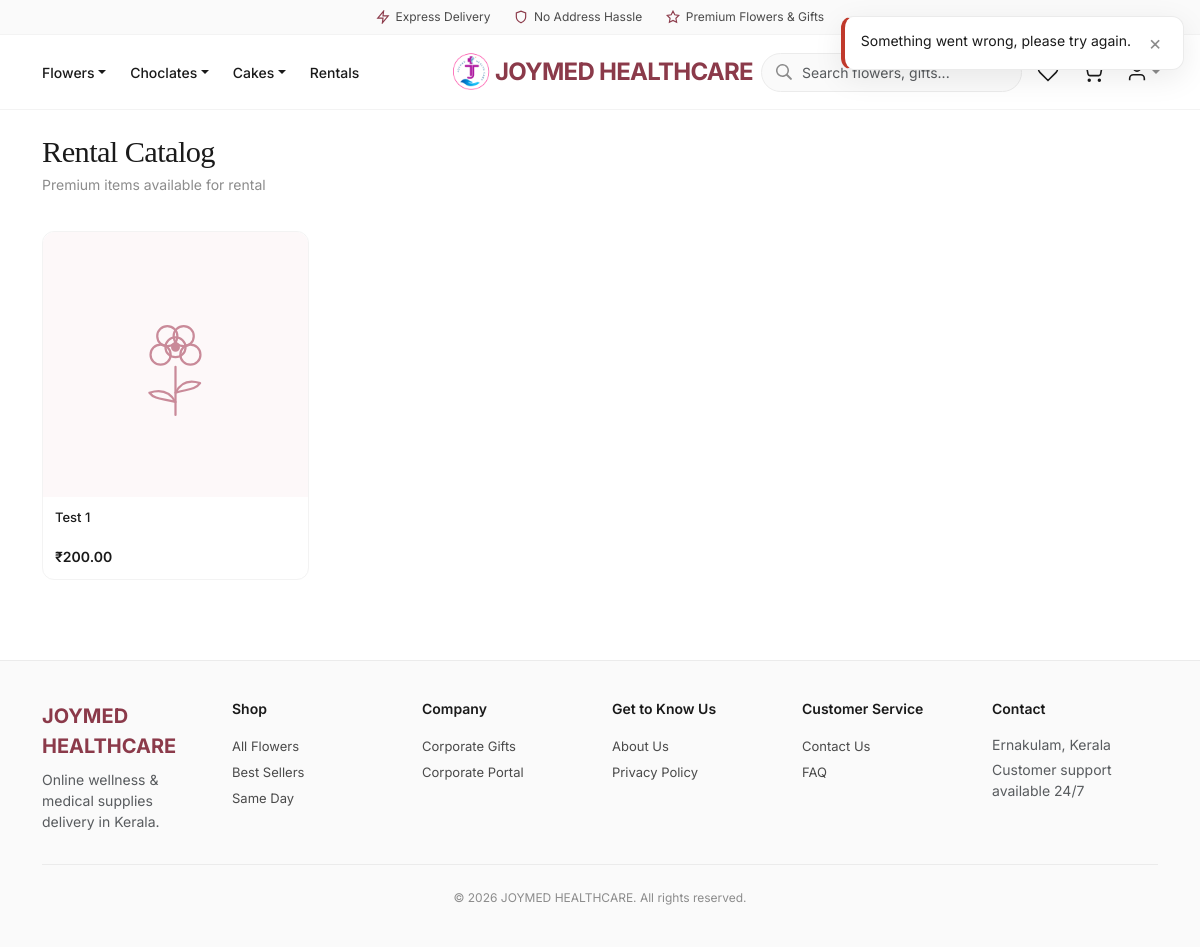
/shop/rentals/, run on the app's committed database.
### catalog/models.py (models this page shows, shortened)
class Category(TimeStampedModel):
    name = models.CharField(
        max_length=120,
        verbose_name="Name",
        help_text="Display name of the category.",
    )
    slug = models.SlugField(
        max_length=120,
        unique=True,
        db_index=True,
        verbose_name="Slug",
        help_text="URL-friendly category identifier.",
    )
    meta_title = models.CharField(max_length=70, blank=True, verbose_name="Meta title")
    meta_description = models.CharField(max_length=160, blank=True, verbose_name="Meta description")
    og_image = models.ImageField(
        upload_to="seo/categories/",
        blank=True,
        null=True,
        verbose_name="Open Graph image",
    )
    parent = models.ForeignKey(
        "self",
        on_delete=models.SET_NULL,
        null=True,
        blank=True,
        related_name="children",
        verbose_name="Parent category",
        help_text="Parent node in the category tree; null for top-level.",
    )
    display_order = models.PositiveIntegerField(
        default=0,
        verbose_name="Display order",
        help_text="Lower values appear first in navigation.",
    )
    is_active = models.BooleanField(
        default=True,
        db_index=True,
        verbose_name="Is active",
        help_text="When False, category is hidden from the storefront.",
    )
    class Meta:
        verbose_name = "Category"
        verbose_name_plural = "Categories"
        ordering = ["display_order", "name"]
        indexes = [
            models.Index(fields=["is_active"], name="cat_category_is_active_idx"),
        ]

class Product(TimeStampedModel):
    name = models.CharField(max_length=255, verbose_name="Name")
    slug = models.SlugField(
        max_length=255,
        unique=True,
        db_index=True,
        verbose_name="Slug",
    )
    sku = models.CharField(
        max_length=64,
        unique=True,
        db_index=True,
        verbose_name="SKU",
        help_text="Stock keeping unit identifier.",
    )
    category = models.ForeignKey(
        Category,
        on_delete=models.PROTECT,
        related_name="products",
        verbose_name="Category",
    )
    primary_occasion = models.ForeignKey(
        Occasion,
        on_delete=models.PROTECT,
        related_name="primary_products",
        verbose_name="Primary occasion",
    )
    brand = models.ForeignKey(
        Brand,
        on_delete=models.SET_NULL,
        null=True,
        blank=True,
        related_name="products",
        verbose_name="Brand",
    )
    recipients = models.ManyToManyField(
        Recipient,
        blank=True,
        related_name="products",
        verbose_name="Recipients",
        help_text="Recipient personas this product is suitable for.",
    )
    base_price = models.DecimalField(
        max_digits=12,
        decimal_places=2,
        verbose_name="Base price",
        help_text="Default price before variant deltas.",
    )
    mrp = models.DecimalField(max_digits=12, decimal_places=2, verbose_name="MRP")
    purchase_price = models.DecimalField(max_digits=12, decimal_places=2, verbose_name="Purchase Price")
    wholesale_rate = models.DecimalField(max_digits=12, decimal_places=2, verbose_name="Wholesale Rate")
    is_rental = models.BooleanField(default=False, db_index=True, verbose_name="Is Rental Eligible")
    rental_price = models.DecimalField(max_digits=12, decimal_places=2, null=True, blank=True, verbose_name="Rental Price")
    show_rental_storefront = models.BooleanField(default=True, db_index=True, verbose_name="Show Rental in Storefront")
    color = models.CharField(
        max_length=50,
        blank=True,
        db_index=True,
        verbose_name="Color",
        help_text="Primary color for PLP color-filter chips.",
    )
    is_active = models.BooleanField(
        default=True,
        db_index=True,
        verbose_name="Is active",
    )
    is_same_day_eligible = models.BooleanField(
        default=False,
        db_index=True,
        verbose_name="Same-day eligible",
    )
    is_bestseller = models.BooleanField(
        default=False,
        db_index=True,
        verbose_name="Is bestseller",
    )
    is_new_arrival = models.BooleanField(
        default=False,
        db_index=True,
        verbose_name="Is new arrival",
    )
    supports_gift_customization = models.BooleanField(
        default=False,
        verbose_name="Supports gift customization",
        help_text="When True, gifting app attaches customization options via ContentType.",
    )
    stock_quantity = models.PositiveIntegerField(
        default=0,
        verbose_name="Stock quantity",
    )
    meta_title = models.CharField(max_length=70, blank=True, verbose_name="Meta title")
    meta_description = models.CharField(max_length=160, blank=True, verbose_name="Meta description")
    og_image = models.ImageField(
        upload_to="seo/products/",
        blank=True,
        null=True,
        verbose_name="Open Graph image",
    )
    low_stock_threshold = models.PositiveIntegerField(
        default=5,
        verbose_name="Low stock threshold",
        help_text="Triggers low-stock alerts when stock falls at or below this value.",
    )
    class Meta:
        verbose_name = "Product"
        verbose_name_plural = "Products"
        indexes = [
            models.Index(
                fields=["is_active", "category_id"],
                name="cat_prod_active_category_idx",
            ),
            models.Index(
                fields=["is_active", "is_bestseller"],
                name="cat_prod_active_bestseller_idx",
            ),
            models.Index(fields=["is_active", "is_new_arrival"], name="cat_prod_active_new_idx"),
            models.Index(
                fields=["is_active", "is_same_day_eligible"], name="cat_prod_same_day_idx"
            ),
        ]
    @property
    def price(self):
        return self.base_price
    @price.setter
    def price(self, value):
        self.base_price = value

### core/models.py (models this page shows, shortened)
class TimeStampedModel(models.Model):
    created_at = models.DateTimeField(
        auto_now_add=True,
        db_index=True,
        verbose_name="Created at",
        help_text="Timestamp when this record was first created.",
    )
    updated_at = models.DateTimeField(
        auto_now=True,
        db_index=True,
        verbose_name="Updated at",
        help_text="Timestamp when this record was last modified.",
    )
    class Meta:
        abstract = True

class Currency(TimeStampedModel):
    code = models.CharField(
        max_length=3,
        unique=True,
        db_index=True,
        verbose_name="Currency code",
        help_text="ISO 4217 currency code, e.g. QAR or USD.",
    )
    symbol = models.CharField(
        max_length=8,
        verbose_name="Symbol",
        help_text="Display symbol shown alongside prices, e.g. ر.ق or $.",
    )
    exchange_rate_to_base = models.DecimalField(
        max_digits=18,
        decimal_places=8,
        verbose_name="Exchange rate to base",
        help_text="Multiplier to convert this currency into the platform base currency.",
    )
    is_default = models.BooleanField(
        default=False,
        db_index=True,
        verbose_name="Is default",
        help_text="When True, this currency is the storefront default.",
    )
    is_active = models.BooleanField(
        default=True,
        db_index=True,
        verbose_name="Is active",
        help_text="When False, this currency is hidden/inactive on the storefront.",
    )
    class Meta:
        verbose_name = "Currency"
        verbose_name_plural = "Currencies"
        indexes = [
            models.Index(fields=["is_default"], name="core_currency_is_default_idx"),
        ]

### catalog/views.py (the view)
# urls.py: path("rentals/", views.rental_list_view, name="rental-list"),
@require_GET
def rental_list_view(request: HttpRequest) -> HttpResponse:
    products = Product.objects.filter(is_active=True, is_rental=True, show_rental_storefront=True)
    return render(request, "catalog/rentals.html", {"products": products})

### cart/selectors.py (called while the page is built)
def get_cart_for_request(*, request: HttpRequest) -> Optional[Cart]:
    if hasattr(request, _CART_CACHE_ATTR):
        return getattr(request, _CART_CACHE_ATTR)
    if not request.session.session_key:
        request.session.create()
    session_key = request.session.session_key
    cart = None
    if request.user.is_authenticated and hasattr(request.user, "customer_profile"):
        cart = (
            Cart.objects.filter(customer_profile=request.user.customer_profile)
            .select_related("currency", "destination_city")
            .first()
        )
    if cart is None:
        cart = (
            Cart.objects.filter(session_key=session_key)
            .select_related("currency", "destination_city")
            .first()
        )
    setattr(request, _CART_CACHE_ATTR, cart)
    return cart

def get_cart_item_count(*, cart: Cart | None) -> int:
    if cart is None:
        return 0
    total = CartItem.objects.filter(cart=cart).aggregate(total=Sum("quantity"))["total"]
    return int(total or 0)

def get_cart_count(*, request: HttpRequest) -> int:
    cart = get_cart_for_request(request=request)
    return get_cart_item_count(cart=cart)

def get_wishlist_count(*, request: HttpRequest) -> int:
    from accounts.models import WishlistItem
    if request.user.is_authenticated and hasattr(request.user, "customer_profile"):
        return WishlistItem.objects.filter(
            wishlist__customer_profile=request.user.customer_profile
        ).count()
    if not request.session.session_key:
        return 0
    return WishlistItem.objects.filter(
        wishlist__session_key=request.session.session_key
    ).count()

### catalog/selectors.py (called while the page is built)
def get_category_tree() -> list:
    from catalog.models import Category
    cached = cache.get(CATEGORY_TREE_CACHE_KEY)
    if cached is not None:
        return cached
    tree = list(
        Category.objects.filter(is_active=True, parent__isnull=True)
        .prefetch_related(
            Prefetch(
                "children",
                queryset=Category.objects.filter(is_active=True).order_by("display_order", "name"),
            )
        )
        .order_by("display_order", "name")
    )
    cache.set(CATEGORY_TREE_CACHE_KEY, tree, CATEGORY_TREE_TTL)
    return tree

### core/templatetags/storefront_tags.py (called while the page is built)
@register.simple_tag
def money_label(amount, currency) -> str:
    symbol = getattr(currency, "symbol", "₹") if currency else "₹"
    value = in_display_currency(amount, currency)
    return f"{symbol}{value}"

### templates/catalog/rentals.html (shortened to what this page needs)
{% extends "base.html" %}
{% load i18n %}
{% block content %}
<div class="container page-container plp-page">
  <div class="plp-toolbar">
    <div>
      <h1 class="section-title mb-0">{% trans "Rental Catalog" %}</h1>
      <p class="section-subtitle mt-1">{% trans "Premium items available for rental" %}</p>
    </div>
  </div>
  <div class="row g-3 mt-2">
    {% for product in products %}
    <div class="col-6 col-md-4 col-lg-3 product-grid-item">
      {% include "catalog/partials/product_card.html" with product=product %}
    </div>
    {% empty %}
    <div class="col-12 text-center py-5">
      <p class="text-muted mb-3">{% trans "No rentals currently available." %}</p>
    </div>
    {% endfor %}
  </div>
</div>
{% endblock %}

### templates/includes/header.html (shortened to what this page needs)
{% load i18n static %}
<header class="site-header sticky-top">
  <div class="trust-bar d-none d-md-block">
    <div class="container trust-bar__inner">
      <span class="trust-bar__item">
        <svg class="trust-bar__icon" viewBox="0 0 24 24" fill="none" stroke="currentColor" stroke-width="2"><path d="M13 2L3 14h9l-1 8 10-12h-9l1-8z"/></svg>
        {% trans "Express Delivery" %}
      </span>
      <span class="trust-bar__item">
        <svg class="trust-bar__icon" viewBox="0 0 24 24" fill="none" stroke="currentColor" stroke-width="2"><path d="M12 22s8-4 8-10V5l-8-3-8 3v7c0 6 8 10 8 10z"/></svg>
        {% trans "No Address Hassle" %}
      </span>
      <span class="trust-bar__item">
        <svg class="trust-bar__icon" viewBox="0 0 24 24" fill="none" stroke="currentColor" stroke-width="2"><path d="M12 2l3.09 6.26L22 9.27l-5 4.87 1.18 6.88L12 17.77l-6.18 3.25L7 14.14 2 9.27l6.91-1.01L12 2z"/></svg>
        {% trans "Premium Flowers & Gifts" %}
      </span>
    </div>
  </div>
  <nav class="navbar navbar-expand-lg container py-2">
    <div class="navbar-row">
      <div class="navbar-col navbar-col--start">
        <div class="collapse navbar-collapse" id="mainNav">
          <ul class="navbar-nav">
            {% for cat in category_tree %}
            <li class="nav-item dropdown">
              <a class="nav-link dropdown-toggle" href="{% url 'catalog:plp-category' category_slug=cat.slug %}" data-bs-toggle="dropdown">{{ cat.name }}</a>
            </li>
            {% endfor %}
            <li class="nav-item">
              <a class="nav-link" href="{% url 'catalog:rental-list' %}">{% trans "Rentals" %}</a>
            </li>
          </ul>
        </div>
      </div>
      <a class="navbar-brand navbar-col navbar-col--brand d-flex align-items-center" href="{% url 'cms:homepage' %}">
        <img src="{% static 'dashboard/images/logo.png' %}" alt="JOYMED HEALTHCARE" style="height: 48px; width: auto; object-fit: contain;">
        JOYMED HEALTHCARE
      </a>
      <div class="navbar-col navbar-col--end">
        <div class="search-wrap search-wrap--header position-relative d-none d-lg-block">
          <input type="search"
                id="site-search-input"
                name="q"
                class="form-control"
                placeholder="{% trans 'Search flowers, gifts...' %}"
                hx-get="{% url 'catalog:search-suggest' %}"
                hx-trigger="keyup changed delay:300ms, search"
                hx-target="#search-suggestions"
                hx-indicator="#search-suggestions-indicator"
                hx-swap="innerHTML"
                autocomplete="off"
                role="combobox"
                aria-controls="search-suggestions"
                aria-expanded="false"
                aria-autocomplete="list"
                aria-label="{% trans 'Search' %}">
        </div>
        <a class="header-icon d-flex" href="{% url 'accounts:wishlist' %}" title="{% trans 'Wishlist' %}" aria-label="{% trans 'Wishlist' %}">
          <svg viewBox="0 0 24 24"><path d="M20.84 4.61a5.5 5.5 0 0 0-7.78 0L12 5.67l-1.06-1.06a5.5 5.5 0 0 0-7.78 7.78l1.06 1.06L12 21.23l7.78-7.78 1.06-1.06a5.5 5.5 0 0 0 0-7.78z"/></svg>
        </a>
        <button class="header-icon btn-ghost" type="button" data-bs-toggle="offcanvas" data-bs-target="#cartOffcanvas" aria-label="{% trans 'Cart' %}">
          <svg viewBox="0 0 24 24"><circle cx="9" cy="21" r="1"/><circle cx="20" cy="21" r="1"/><path d="M1 1h4l2.68 13.39a2 2 0 0 0 2 1.61h9.72a2 2 0 0 0 2-1.61L23 6H6"/></svg>
        </button>
        <div class="dropdown">
          <button class="header-icon header-icon--account btn-ghost dropdown-toggle border-0" type="button" data-bs-toggle="dropdown" aria-label="{% trans 'Account' %}">
            <svg viewBox="0 0 24 24"><path d="M20 21v-2a4 4 0 0 0-4-4H8a4 4 0 0 0-4 4v2"/><circle cx="12" cy="7" r="4"/></svg>
          </button>
        </div>
      </div>
    </div>
  </nav>
</header>

### templates/catalog/partials/product_card.html (shortened to what this page needs)
{% load i18n static storefront_tags %}
<article class="product-card card h-100">
  <a href="{% url 'catalog:pdp' slug=product.slug %}" class="text-decoration-none text-dark d-block">
    <div class="product-card-img-wrap ratio ratio-1x1">
      {% with img=product.primary_images.0 %}
      {% if img and img.image %}
      <img src="{{ img.image.url }}" alt="{{ img.alt_text|default:product.name }}" class="object-fit-cover" width="400" height="400" loading="lazy"
           onerror="this.onerror=null;this.src='{% static 'img/product-placeholder.svg' %}';this.classList.add('product-card-img--placeholder');">
      {% else %}
      <img src="{% static 'img/product-placeholder.svg' %}" alt="{{ product.name }}" class="object-fit-cover product-card-img--placeholder" width="400" height="400" loading="lazy">
      {% endif %}
      {% endwith %}
    </div>
    <div class="card-body">
      <h3 class="card-title">{{ product.name }}</h3>
      <p class="product-price">
        {% money_label product.display_price|default:product.base_price display_currency %}
      </p>
    </div>
  </a>
</article>

### data on the page
Category: name "Flowers"
Category: name "Choclates"
Category: name "Cakes"
Product: name "Test 1", base_price.exchange_rate_to_base "₹200.00"
